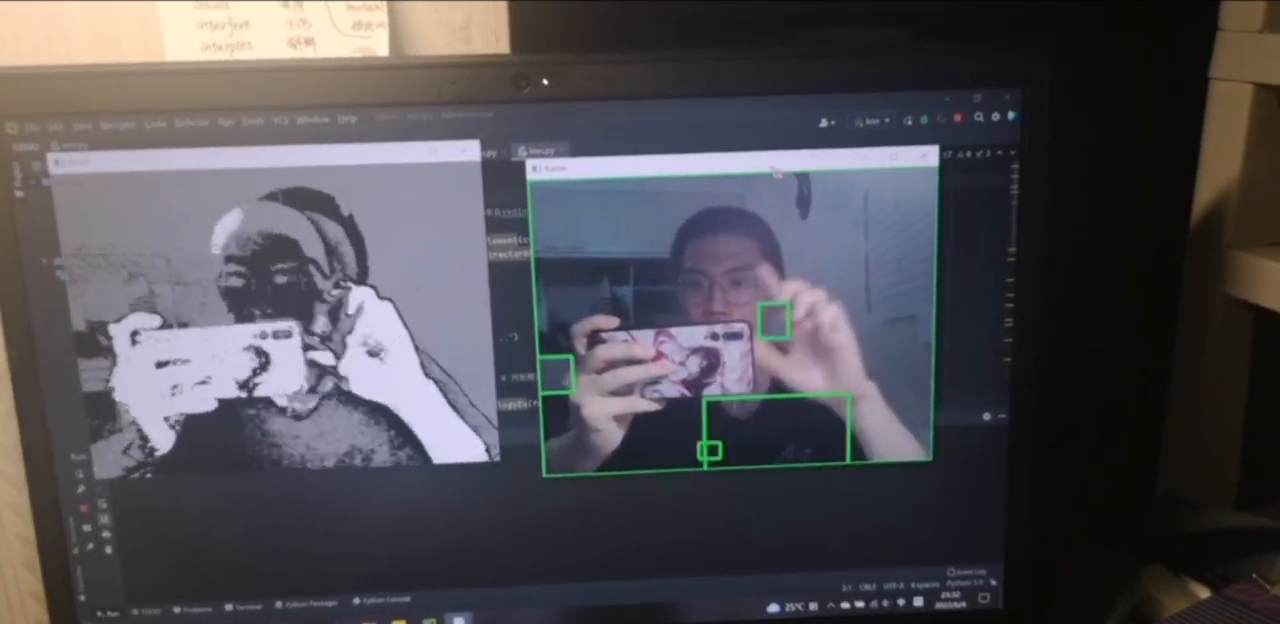
#> input picture frame 33 of 卷死其他组_team4_运动物体检测/展示视频（包括最终结果和子模块调试）/GMM.mp4, 1280 x 624 px, given in place of the camera
$ python neizhi.py
#> lines starting #> are read from the running program, lines starting #| are printed output that depends on the picture; after the words box and inside, x2 and y2 are one past the last pixel; in counts of white or black regions, pixels touching at a corner belong together
### DEMO/neizhi/processor.py
import copy

import cv2
import numpy as np

class ImageProcessorCloseLoop:
    def __init__(self, subtractor_type="MOG2", tracker_type="DaSiamRPN"):
        self.sub = self.create_subtractor(subtractor_type)
        self.tracker_type = tracker_type
        self.trackers = list()

    def create_subtractor(self, subtractor_type):
        if subtractor_type == "MOG2":
            return cv2.createBackgroundSubtractorMOG2()
        elif subtractor_type == "KNN":
            return cv2.createBackgroundSubtractorKNN()

    def create_tracker(self, tracker_type):
        if tracker_type == "MIL":
            return cv2.TrackerMIL_create()
        elif tracker_type == "GOTURN":
            return cv2.TrackerGOTURN_create()
        elif tracker_type == "DaSiamRPN":
            return cv2.TrackerDaSiamRPN_create()

    def process_one_frame(self, frame):
        '''
        :param frame: original video frame image (np.ndarray)
        :return: bboxes (tuple of bbox)
        '''
        detect_result = self.simple_detect(frame)
        track_result = list()
        for tracker in self.trackers:
            ok, bbox = tracker.update(frame)
            if ok:
                track_result.append(bbox)
            else:
                self.trackers.remove(tracker)
        matched_detect, matched_track, only_detect, only_track = self.compare_result(detect_result, track_result)

        res_matched = list()
        for i in range(len(matched_track)):
            bb1 = matched_detect[i]
            bb2 = matched_track[i]
            bb_res = self.bb_filter2(bb1, bb2)
            res_matched.append(bb_res)

        res_track = only_track
        res_detect = only_detect

        for res in res_detect:
            tracker = self.create_tracker(tracker_type=self.tracker_type)
            # tracker.init(frame, res)

        res = res_matched + res_track + res_detect
        return res

    def simple_detect(self, img: np.ndarray):
        mask = self.sub.apply(img)
        thresh, bw = cv2.threshold(mask, 120, 255, cv2.THRESH_OTSU)
        kernel = np.ones((3, 3), dtype=int)
        dilated = cv2.erode(bw, kernel, iterations=1)
        inflated = cv2.dilate(dilated, kernel, iterations=1)
        # find contour:
        cnts, hier = cv2.findContours(inflated, cv2.RETR_EXTERNAL, cv2.CHAIN_APPROX_SIMPLE)
        bboxes = list()
        for i in range(len(cnts), 0, -1):
            c = cnts[i - 1]
            area = cv2.contourArea(c)
            if area < 10:
                continue
            bbox = cv2.boundingRect(c)
            x, y, w, h = bbox
            diameter = w if w > h else h
            if diameter <= 15:
                continue
            bboxes.append(bbox)
        return bboxes

    # [16 lines left out: function compare_two, not called in this run]

    def compare_result(self, detect_res, track_res):
        '''
        compare the detect results by comparing IOU of the bboxes
        :param last_res: list of bboxes
        :param this_res: list of bboxes
        :return: tuple (matched, new, only_last)
        '''
        matched_detect = list()
        matched_track = list()
        track = list()
        detect = list()

        for track_box in track_res:
            for detect_box in detect_res:
                is_matched = self.compare_two(track_box, detect_box)
                if is_matched:
                    matched_track.append(track_box)
                    matched_detect.append(detect_box)
                    detect_res.remove(detect_box)
                else:
                    track.append(track_box)

        for detect_box in detect_res:
            detect.append(detect_box)
        return matched_detect, matched_track, detect, track

    # [8 lines left out: function bb_filter2, not called in this run]

### DEMO/neizhi/neizhi.py
import cv2
import processor

if __name__=="__main__":
    cap = cv2.VideoCapture("/Users/wanglingyu/sources/video1.mp4")

    proc = processor.ImageProcessorCloseLoop(tracker_type="MIL")

    # ret, frame = cap.read()
    cap = cv2.VideoCapture(0)
    ret, frame = cap.read()
#> frame is the input picture: shape (624, 1280, 3); mean B, G, R 83.4, 77.5, 79.8
    if not ret:
        exit(1)

    while True:
        ret, frame = cap.read()
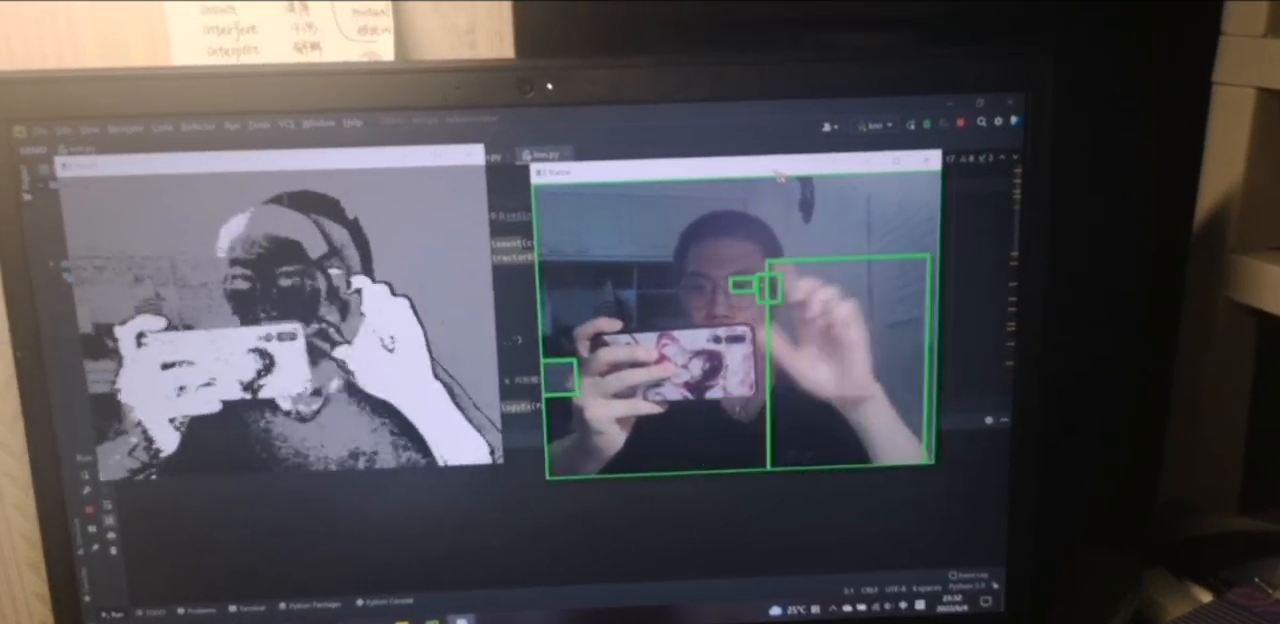
#> input picture frame 34 of 卷死其他组_team4_运动物体检测/展示视频（包括最终结果和子模块调试）/GMM.mp4, 1280 x 624 px, given in place of the camera
#> frame is the input picture: shape (624, 1280, 3); mean B, G, R 83.8, 78.4, 80.7
        if not ret:
            break

        bboxes = proc.process_one_frame(frame)
#> in simple_detect, `thresh, bw = cv2.threshold(mask, 120, 255, cv2.THRESH_OTSU)`: thresh = 0
#> in simple_detect, `cnts, hier = cv2.findContours(inflated, cv2.RETR_EXTERNAL, cv2.CHAIN_A..`: cnts = [[[0, 0], [0, 623], [1279, 623], [1279, 0]]]
#> the loop in simple_detect, `for i in range(len(cnts), 0, -1):` made 1 pass
#> (c, area, x, y, w, h, diameter) on pass 1: ([[0, 0], [0, 623], [1279, 623], [1279, 0]], 796817, 0, 0, 1280, 624, 1280)
#> after the loop in simple_detect, `for i in range(len(cnts), 0, -1):`: bboxes = [(0, 0, 1280, 624)]
#> after the loop in process_one_frame, `for tracker in self.trackers:`: self.trackers = []
#> after the loop in compare_result, `for track_box in track_res:`: detect_res = [(0, 0, 1280, 624)]; matched_detect = []
#> the loop in compare_result, `for detect_box in detect_res:` made 1 pass
#> after the loop in compare_result, `for detect_box in detect_res:`: detect = [(0, 0, 1280, 624)]
#> in process_one_frame, `matched_detect, matched_track, only_detect, only_track = self.compare_..`: matched_detect = []; only_detect = [(0, 0, 1280, 624)]; only_track = []
#> in process_one_frame, `res_detect = only_detect`: res_detect = [(0, 0, 1280, 624)]
#> the loop in process_one_frame, `for res in res_detect:` made 1 pass
#> bboxes = [(0, 0, 1280, 624)]
        for bbox in bboxes:
            x, y, w, h = bbox
            cv2.rectangle(frame, (x, y), (x+w, y+h), (0, 0, 0xff), 1)
#> this loop made 1 pass
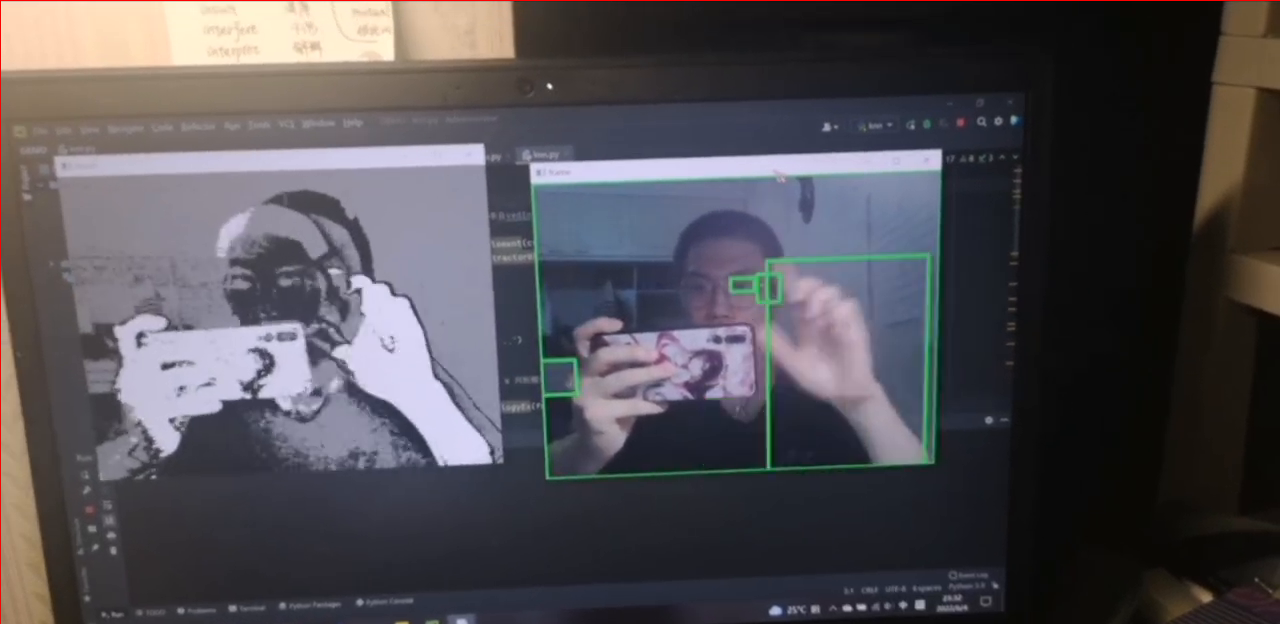
#> frame: shape (624, 1280, 3); 0.24% of pixels changed, all inside (x1, y1, x2, y2) = (0, 0, 1280, 624)

        cv2.imshow("Video", frame)
        key = cv2.waitKey(10)
#> (key Esc is pressed here)
        if key == ord(" "):
            k1 = cv2.waitKey()


    cap.release()
    cv2.destroyAllWindows()

$ run again, starting later in the video
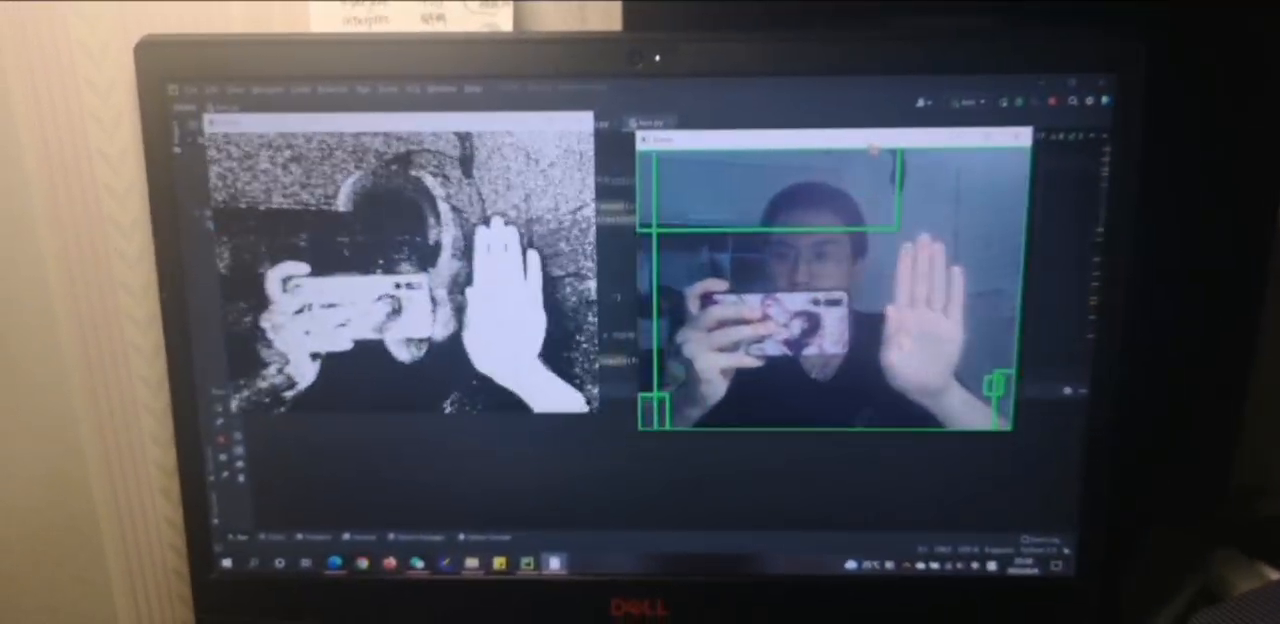
#> input picture frame 151 of 卷死其他组_team4_运动物体检测/展示视频（包括最终结果和子模块调试）/GMM.mp4, 1280 x 624 px, given in place of the camera
#> frame is the input picture: shape (624, 1280, 3); mean B, G, R 87.2, 79.1, 78.2
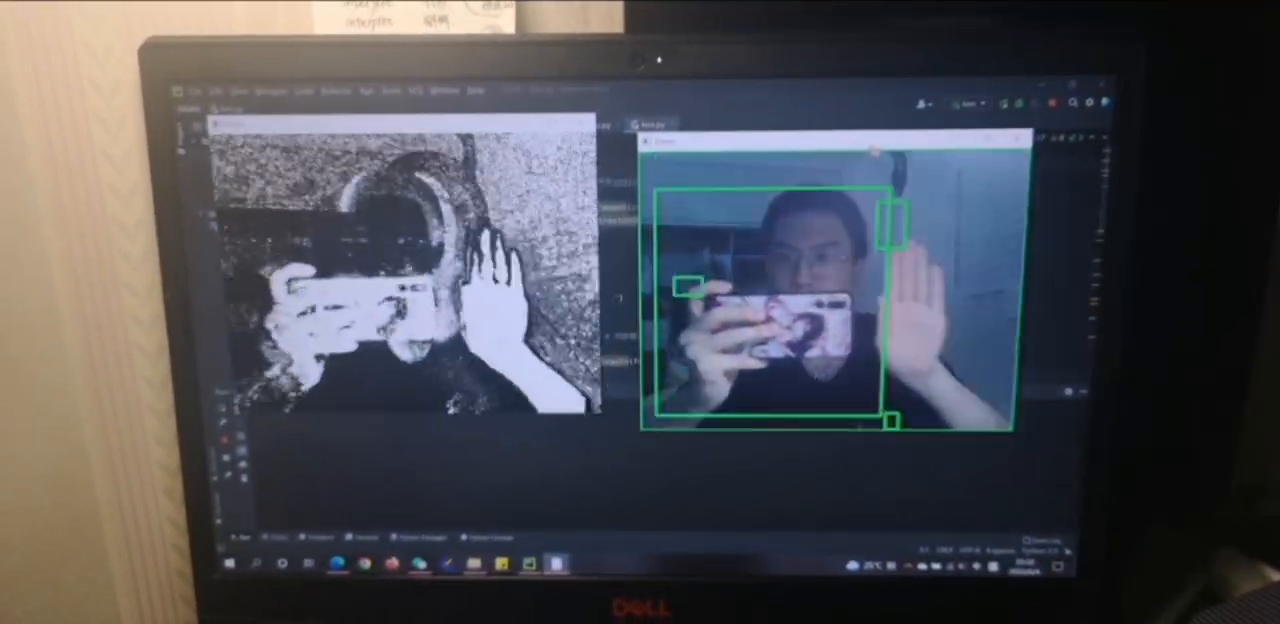
#> input picture frame 152 of 卷死其他组_team4_运动物体检测/展示视频（包括最终结果和子模块调试）/GMM.mp4, 1280 x 624 px, given in place of the camera
#> frame is the input picture: shape (624, 1280, 3); mean B, G, R 85.2, 78.2, 77
#> mask: shape (624, 1280); every value is 127
#> bw: shape (624, 1280); every value is 255
#> thresh = 0
#> cnts = [[[0, 0], [0, 623], [1279, 623], [1279, 0]]]
#> the loop in simple_detect, `for i in range(len(cnts), 0, -1):` made 1 pass
#> (c, area, x, y, w, h, diameter) on pass 1: ([[0, 0], [0, 623], [1279, 623], [1279, 0]], 796817, 0, 0, 1280, 624, 1280)
#> after the loop in simple_detect, `for i in range(len(cnts), 0, -1):`: bboxes = [(0, 0, 1280, 624)]
#> after the loop in process_one_frame, `for tracker in self.trackers:`: self.trackers = []
#> after the loop in compare_result, `for track_box in track_res:`: detect_res = [(0, 0, 1280, 624)]; matched_detect = []
#> the loop in compare_result, `for detect_box in detect_res:` made 1 pass
#> after the loop in compare_result, `for detect_box in detect_res:`: detect = [(0, 0, 1280, 624)]
#> in process_one_frame, `matched_detect, matched_track, only_detect, only_track = self.compare_..`: matched_detect = []; only_detect = [(0, 0, 1280, 624)]; only_track = []
#> res_detect = [(0, 0, 1280, 624)]
#> the loop in process_one_frame, `for res in res_detect:` made 1 pass
#> the loop `for bbox in bboxes:` made 1 pass
#> after the loop `for bbox in bboxes:`:
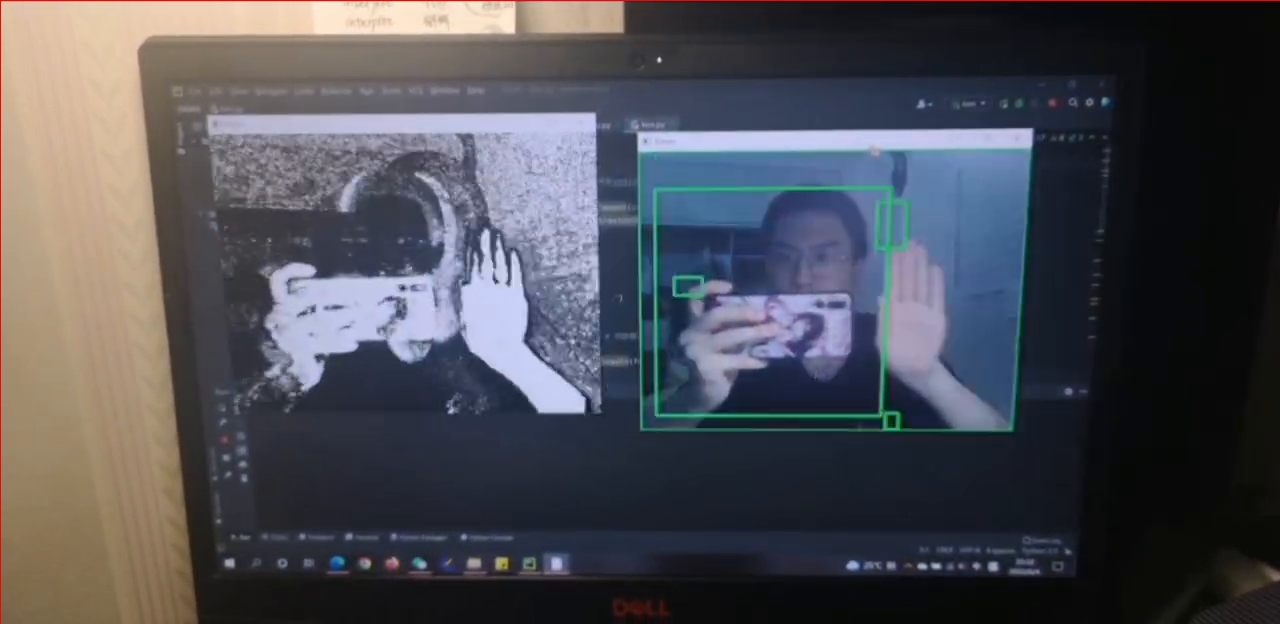
#> frame: shape (624, 1280, 3); 0.24% of pixels changed, all inside (x1, y1, x2, y2) = (0, 0, 1280, 624)
